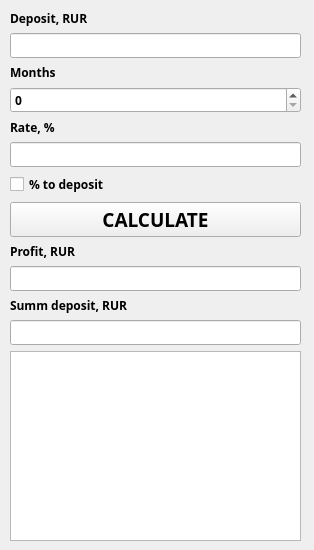
<?xml version="1.0" encoding="UTF-8"?>
<ui version="4.0">
 <class>Debit</class>
 <widget class="QWidget" name="Debit">
  <property name="geometry">
   <rect>
    <x>0</x>
    <y>0</y>
    <width>314</width>
    <height>550</height>
   </rect>
  </property>
  <property name="minimumSize">
   <size>
    <width>314</width>
    <height>550</height>
   </size>
  </property>
  <property name="maximumSize">
   <size>
    <width>314</width>
    <height>550</height>
   </size>
  </property>
  <property name="windowTitle">
   <string>DEBIT</string>
  </property>
  <property name="windowIcon">
   <iconset theme="accessories-dictionary">
    <normaloff>.</normaloff>.</iconset>
  </property>
  <widget class="QWidget" name="verticalLayoutWidget">
   <property name="geometry">
    <rect>
     <x>10</x>
     <y>10</y>
     <width>291</width>
     <height>531</height>
    </rect>
   </property>
   <property name="font">
    <font>
     <family>Arial Black</family>
     <bold>true</bold>
    </font>
   </property>
   <layout class="QVBoxLayout" name="enterValue">
    <item>
     <widget class="QLabel" name="label">
      <property name="font">
       <font>
        <family>Arial Black</family>
        <bold>true</bold>
       </font>
      </property>
      <property name="text">
       <string>Deposit, RUR</string>
      </property>
     </widget>
    </item>
    <item>
     <widget class="QLineEdit" name="lineEdit_sumDep">
      <property name="font">
       <font>
        <family>Arial Black</family>
        <bold>true</bold>
       </font>
      </property>
      <property name="text">
       <string/>
      </property>
      <property name="maxLength">
       <number>255</number>
      </property>
     </widget>
    </item>
    <item>
     <widget class="QLabel" name="label_3">
      <property name="font">
       <font>
        <family>Arial Black</family>
        <bold>true</bold>
       </font>
      </property>
      <property name="text">
       <string>Months</string>
      </property>
     </widget>
    </item>
    <item>
     <widget class="QSpinBox" name="spinBox_months">
      <property name="font">
       <font>
        <family>Arial Black</family>
        <bold>true</bold>
       </font>
      </property>
     </widget>
    </item>
    <item>
     <widget class="QLabel" name="label_5">
      <property name="font">
       <font>
        <family>Arial Black</family>
        <bold>true</bold>
       </font>
      </property>
      <property name="text">
       <string>Rate, %</string>
      </property>
     </widget>
    </item>
    <item>
     <widget class="QLineEdit" name="lineEdit_intRate">
      <property name="font">
       <font>
        <family>Arial Black</family>
        <bold>true</bold>
       </font>
      </property>
      <property name="maxLength">
       <number>255</number>
      </property>
     </widget>
    </item>
    <item>
     <widget class="QCheckBox" name="checkBox">
      <property name="font">
       <font>
        <family>Arial Black</family>
        <bold>true</bold>
       </font>
      </property>
      <property name="text">
       <string>% to deposit</string>
      </property>
     </widget>
    </item>
    <item>
     <widget class="QPushButton" name="pushButtonDebit">
      <property name="font">
       <font>
        <family>Arial Black</family>
        <pointsize>14</pointsize>
        <bold>true</bold>
       </font>
      </property>
      <property name="cursor">
       <cursorShape>PointingHandCursor</cursorShape>
      </property>
      <property name="text">
       <string>CALCULATE</string>
      </property>
     </widget>
    </item>
    <item>
     <widget class="QLabel" name="label_10">
      <property name="font">
       <font>
        <family>Arial Black</family>
        <bold>true</bold>
       </font>
      </property>
      <property name="text">
       <string>Profit, RUR</string>
      </property>
     </widget>
    </item>
    <item>
     <widget class="QLineEdit" name="lineEdit_resPercent">
      <property name="font">
       <font>
        <family>Arial Black</family>
        <bold>true</bold>
       </font>
      </property>
      <property name="inputMask">
       <string/>
      </property>
      <property name="readOnly">
       <bool>true</bool>
      </property>
     </widget>
    </item>
    <item>
     <widget class="QLabel" name="label_14">
      <property name="font">
       <font>
        <family>Arial Black</family>
        <bold>true</bold>
       </font>
      </property>
      <property name="text">
       <string>Summ deposit, RUR</string>
      </property>
     </widget>
    </item>
    <item>
     <widget class="QLineEdit" name="lineEdit_resDep">
      <property name="font">
       <font>
        <family>Arial Black</family>
        <bold>true</bold>
       </font>
      </property>
      <property name="readOnly">
       <bool>true</bool>
      </property>
     </widget>
    </item>
    <item>
     <widget class="QListWidget" name="listWidget">
      <property name="font">
       <font>
        <family>Arial Black</family>
        <bold>true</bold>
       </font>
      </property>
     </widget>
    </item>
   </layout>
  </widget>
 </widget>
 <resources/>
 <connections/>
</ui>
